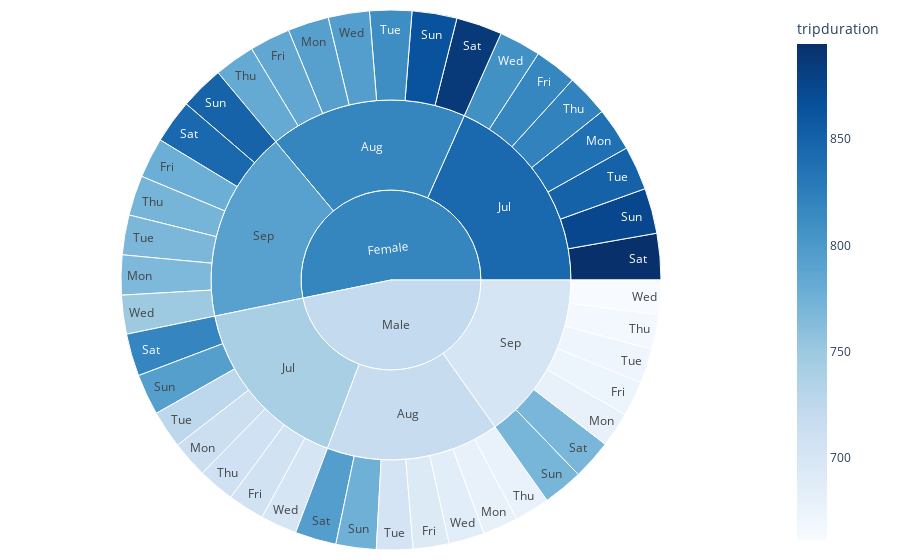

Notebook code for this chart:
### Code cell
#Creating a sunburst chart
sunburst = df_Q3.groupby(['gender', 'months','dayofweek'], as_index=False).agg({'tripduration': 'mean'}) #This is to group the data to have both genders, 
                                                                                                         #and the avg trip duration per day and month
#Creating a sunburst visualiztion using plotly.express
tripduration_burst = px.sunburst(sunburst, path = ['gender', 'months', 'dayofweek'], 
                        values = 'tripduration',
                        color = 'tripduration',
                        color_continuous_scale = 'blues',
                        maxdepth = -1)

tripduration_burst.update_layout(margin = dict(t = 10, b = 10, r = 10, l = 10),
                                showlegend = False,
                                plot_bgcolor = 'black',
                                )
                  
tripduration_burst.show()

### Figure 1 — Plotly figure (JSON) as saved in the notebook; plotly's stock layout.template omitted (floating-point values rounded to 4 significant figures)
{"data": [{"branchvalues": "total", "customdata": [[785.1], [692.8], [817.4], [705.8], [777.4], [674.0], [792.3], [679.3], [837.7], [712.2], [767.2], [679.2], [885.8], [794.9], [894.7], [818.3], [844.0], [769.5], [864.9], [776.0], [874.6], [793.7], [848.8], [771.1], [782.7], [678.1], [821.3], [709.0], [771.9], [667.4], [810.8], [702.9], [849.9], [726.3], [768.3], [671.6], [794.7], [687.1], [808.2], [701.5], [749.3], [661.4], [818.4], [718.7], [844.4], [740.7], [791.3], [702.1], [818.6], [720.9]], "domain": {"x": [0, 1], "y": [0, 1]}, "hovertemplate": "labels=%{label}<br>tripduration_sum=%{value}<br>parent=%{parent}<br>id=%{id}<br>tripduration=%{color}<extra></extra>", "ids": ["Female/Aug/Fri", "Male/Aug/Fri", "Female/Jul/Fri", "Male/Jul/Fri", "Female/Sep/Fri", "Male/Sep/Fri", "Female/Aug/Mon", "Male/Aug/Mon", "Female/Jul/Mon", "Male/Jul/Mon", "Female/Sep/Mon", "Male/Sep/Mon", "Female/Aug/Sat", "Male/Aug/Sat", "Female/Jul/Sat", "Male/Jul/Sat", "Female/Sep/Sat", "Male/Sep/Sat", "Female/Aug/Sun", "Male/Aug/Sun", "Female/Jul/Sun", "Male/Jul/Sun", "Female/Sep/Sun", "Male/Sep/Sun", "Female/Aug/Thu", "Male/Aug/Thu", "Female/Jul/Thu", "Male/Jul/Thu", "Female/Sep/Thu", "Male/Sep/Thu", "Female/Aug/Tue", "Male/Aug/Tue", "Female/Jul/Tue", "Male/Jul/Tue", "Female/Sep/Tue", "Male/Sep/Tue", "Female/Aug/Wed", "Male/Aug/Wed", "Female/Jul/Wed", "Male/Jul/Wed", "Female/Sep/Wed", "Male/Sep/Wed", "Female/Aug", "Male/Aug", "Female/Jul", "Male/Jul", "Female/Sep", "Male/Sep", "Female", "Male"], "labels": ["Fri", "Fri", "Fri", "Fri", "Fri", "Fri", "Mon", "Mon", "Mon", "Mon", "Mon", "Mon", "Sat", "Sat", "Sat", "Sat", "Sat", "Sat", "Sun", "Sun", "Sun", "Sun", "Sun", "Sun", "Thu", "Thu", "Thu", "Thu", "Thu", "Thu", "Tue", "Tue", "Tue", "Tue", "Tue", "Tue", "Wed", "Wed", "Wed", "Wed", "Wed", "Wed", "Aug", "Aug", "Jul", "Jul", "Sep", "Sep", "Female", "Male"], "marker": {"coloraxis": "coloraxis", "colors": [785.1, 692.8, 817.4, 705.8, 777.4, 674.0, 792.3, 679.3, 837.7, 712.2, 767.2, 679.2, 885.8, 794.9, 894.7, 818.3, 844.0, 769.5, 864.9, 776.0, 874.6, 793.7, 848.8, 771.1, 782.7, 678.1, 821.3, 709.0, 771.9, 667.4, 810.8, 702.9, 849.9, 726.3, 768.3, 671.6, 794.7, 687.1, 808.2, 701.5, 749.3, 661.4, 818.4, 718.7, 844.4, 740.7, 791.3, 702.1, 818.6, 720.9]}, "maxdepth": -1, "name": "", "parents": ["Female/Aug", "Male/Aug", "Female/Jul", "Male/Jul", "Female/Sep", "Male/Sep", "Female/Aug", "Male/Aug", "Female/Jul", "Male/Jul", "Female/Sep", "Male/Sep", "Female/Aug", "Male/Aug", "Female/Jul", "Male/Jul", "Female/Sep", "Male/Sep", "Female/Aug", "Male/Aug", "Female/Jul", "Male/Jul", "Female/Sep", "Male/Sep", "Female/Aug", "Male/Aug", "Female/Jul", "Male/Jul", "Female/Sep", "Male/Sep", "Female/Aug", "Male/Aug", "Female/Jul", "Male/Jul", "Female/Sep", "Male/Sep", "Female/Aug", "Male/Aug", "Female/Jul", "Male/Jul", "Female/Sep", "Male/Sep", "Female", "Male", "Female", "Male", "Female", "Male", "", ""], "type": "sunburst", "values": [785.1, 692.8, 817.4, 705.8, 777.4, 674.0, 792.3, 679.3, 837.7, 712.2, 767.2, 679.2, 885.8, 794.9, 894.7, 818.3, 844.0, 769.5, 864.9, 776.0, 874.6, 793.7, 848.8, 771.1, 782.7, 678.1, 821.3, 709.0, 771.9, 667.4, 810.8, 702.9, 849.9, 726.3, 768.3, 671.6, 794.7, 687.1, 808.2, 701.5, 749.3, 661.4, 5716.0, 5011.0, 5904.0, 5167.0, 5527.0, 4894.0, 17150.0, 15070.0]}], "layout": {"coloraxis": {"colorbar": {"title": {"text": "tripduration"}}, "colorscale": [[0, "rgb(247,251,255)"], [0.125, "rgb(222,235,247)"], [0.25, "rgb(198,219,239)"], [0.375, "rgb(158,202,225)"], [0.5, "rgb(107,174,214)"], [0.625, "rgb(66,146,198)"], [0.75, "rgb(33,113,181)"], [0.875, "rgb(8,81,156)"], [1, "rgb(8,48,107)"]]}, "legend": {"tracegroupgap": 0}, "margin": {"b": 10, "l": 10, "r": 10, "t": 10}, "plot_bgcolor": "black", "showlegend": false}}
